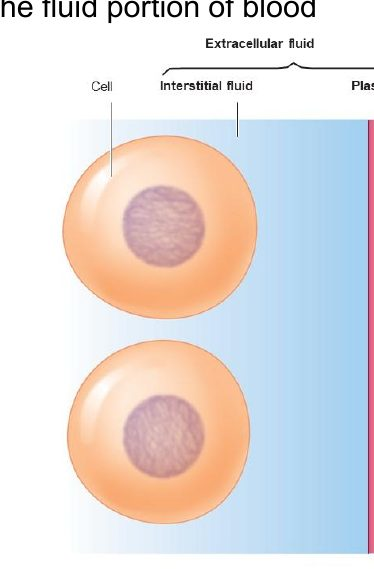
#> input picture 인체생리학/_build/fig/c1-25.jpg, 374 x 569 px, given in place of c1-25.png, which was not available
$ python crop.py
#> lines starting #> are read from the running program, lines starting #| are printed output that depends on the picture
from PIL import Image, ImageDraw
B={'c1-25':(.28,.28,.62,.97),'c1-35':(0,.13,.85,.9),'c2-08':(0,.12,.6,.97),'c2-14':(.12,.12,1,.97),'c3-12':(0,.12,1,.98),
'c3-25':(.15,.12,.85,.97),'c3-29':(.05,.12,.95,.72),'c3-37':(0,.12,1,.98),'c4-08':(0,.12,1,.95),
'c4-18':(0,.12,1,.98),'c4-20':(0,.12,1,.98),'c4-24':(0,.46,1,.98),'c4-31':(0,.12,1,.98),
'c4-46':(0,.12,1,.98),'c4-48':(0,.12,1,.87),'c4-51':(0,.12,1,.98),'c5-20':(0,.12,1,.98),
'c5-31':(0,.12,1,.98),'c5-57':(0,.12,1,.95),'c5-72':(0,.12,1,.6),'c6-08':(.12,.12,.92,.98),
'c6-09':(.25,.52,1,.98),'c6-39':(0,.12,1,.98),'c6-51':(.1,.12,.9,.98),'c6-20':(.55,.3,1,.98),'c5-11':(.38,.12,1,.75),'c4-22':(0,.34,1,.98)}
ims=[]
for k,(a,b,c,d) in B.items():
    im=Image.open(f'hi/{k}.png').convert('RGB'); W,H=im.size
#> further down, im is the input picture: PIL image 374x569 RGB; mean R, G, B 225.6, 220.7, 220.4
#> after `W, H = im.size`: W = 374; H = 569
    im=im.crop((int(a*W),int(b*H),int(c*W),int(d*H))); im.save(f'fig/{k}.jpg',quality=82); ims.append((k,im))
#> after `im = im.crop((int(a * W), int(b * H), int(c * W), int(d * H)))`:
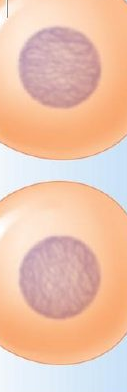
#> im: PIL image 127x392 RGB; mean R, G, B 236.6, 196.3, 174.2
#> pass 2 of the loop `for k,(a,b,c,d) in B.items():`:
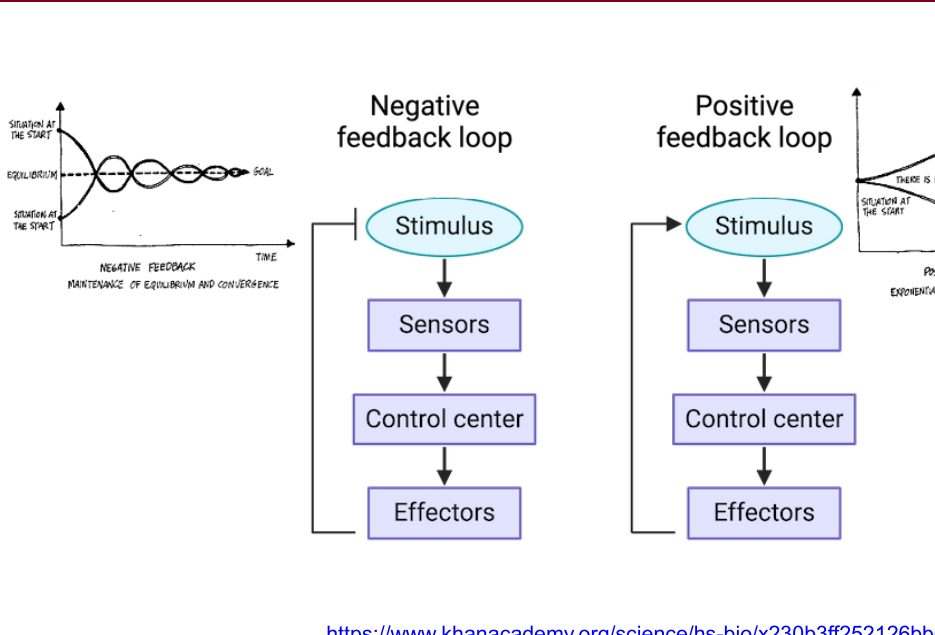
#> input picture 인체생리학/_build/fig/c1-35.jpg, 935 x 635 px, given in place of c1-35.png, which was not available
#> im is the input picture: PIL image 935x635 RGB; mean R, G, B 242, 242.4, 245.8
#> `im = im.crop((int(a * W), int(b * H), int(c * W), int(d * H)))`:
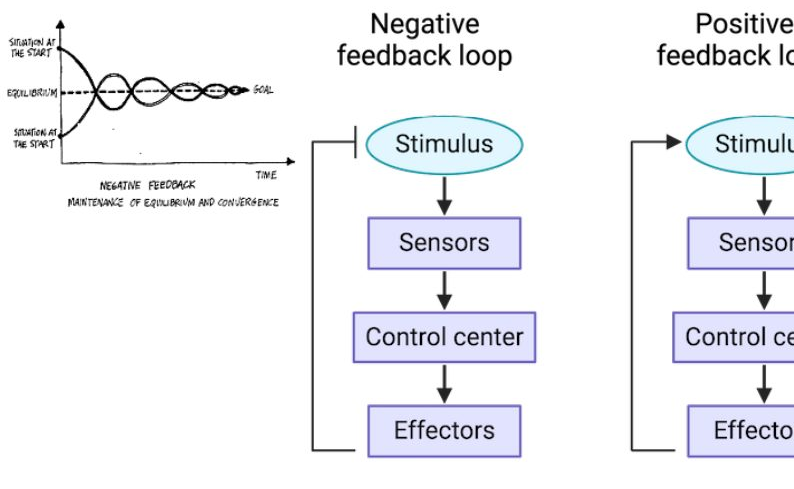
#> im: PIL image 794x489 RGB; mean R, G, B 239.5, 240.4, 244.1
#> pass 3 of the loop `for k,(a,b,c,d) in B.items():`:
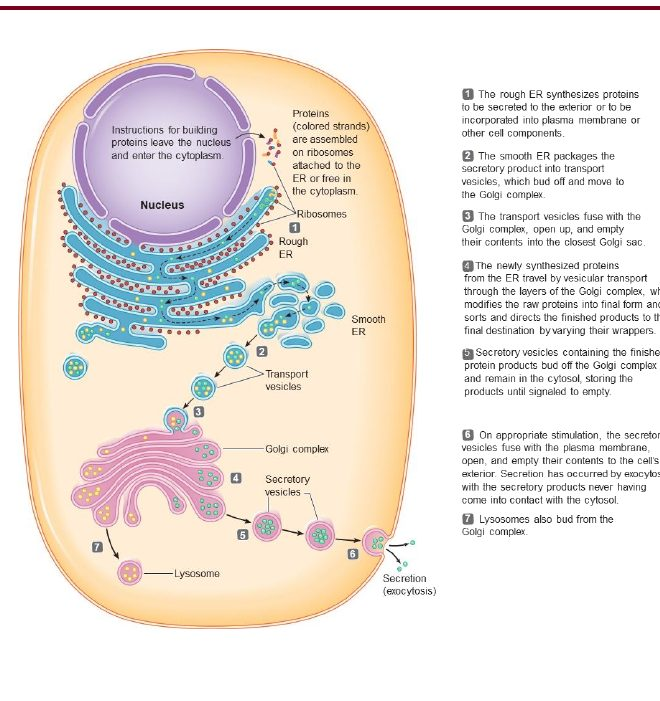
#> input picture 인체생리학/_build/fig/c2-08.jpg, 660 x 701 px, given in place of c2-08.png, which was not available
#> im is the input picture: PIL image 660x701 RGB; mean R, G, B 235.8, 228.6, 222
#> `im = im.crop((int(a * W), int(b * H), int(c * W), int(d * H)))`:
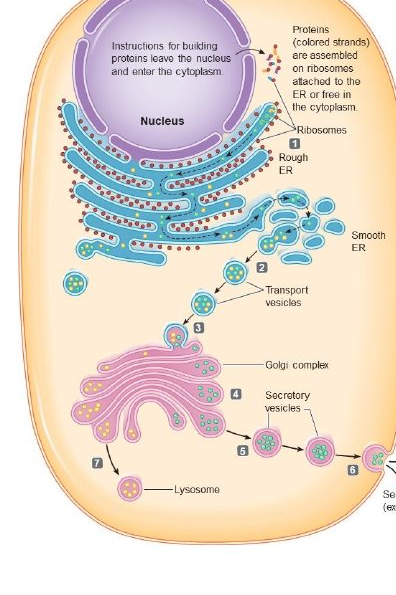
#> im: PIL image 396x595 RGB; mean R, G, B 229.9, 218.8, 207.6
#> (the run stopped early here; a loop or call above may not have finished)
